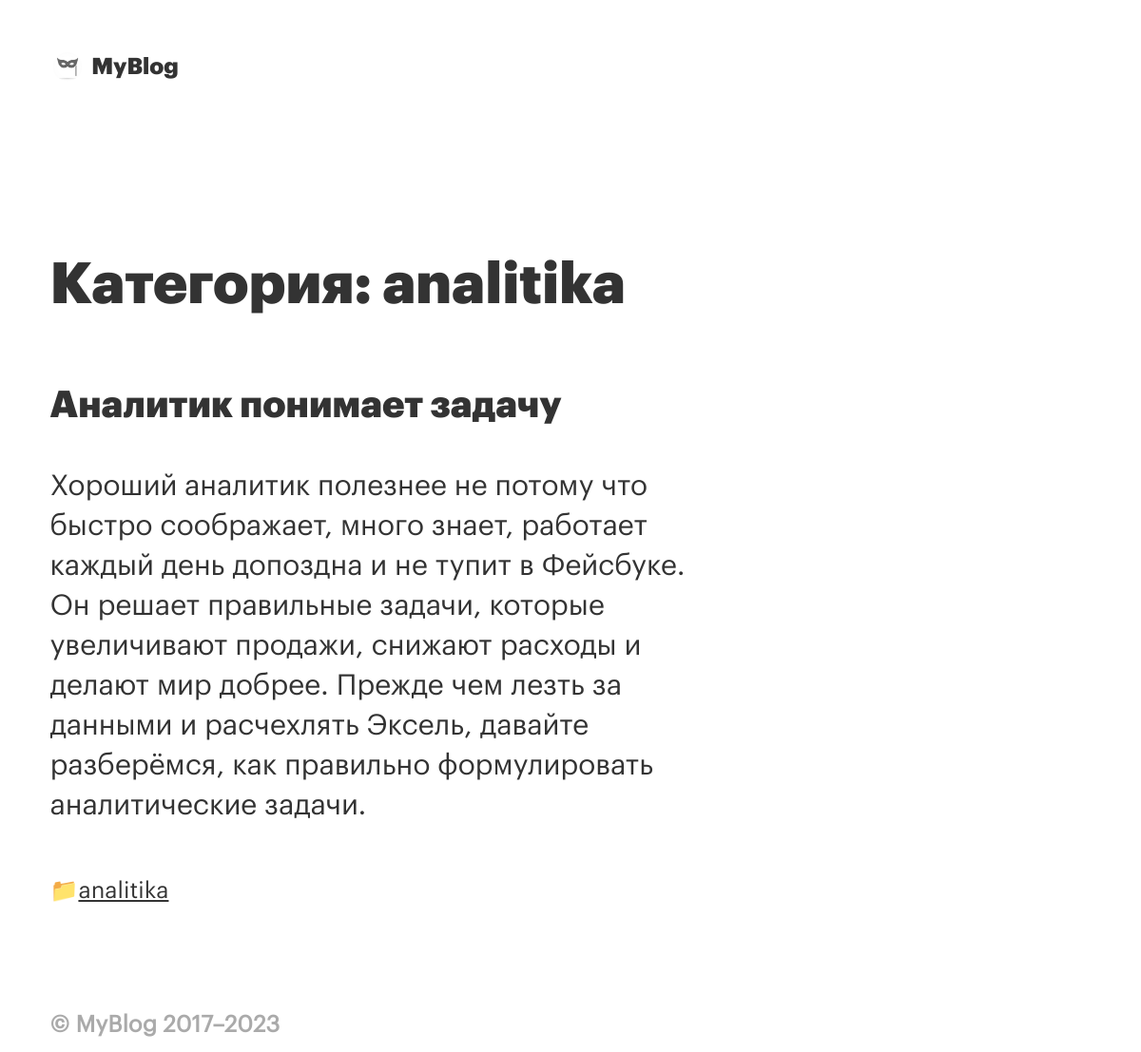
The app's page /blog/category/analitika/ with its own data.
### blog/models.py (models this page shows, shortened)
class Article(models.Model):
    title = models.CharField(max_length=255)
    summary = models.TextField()
    full_text = models.TextField()
    category = models.CharField(max_length=255)
    pubdate = models.DateTimeField()
    slug = models.CharField(max_length=255, unique=True)
    og_image = models.ImageField(upload_to='images', null=True)
    def get_absolute_url(self):
        return reverse('article_page', kwargs={'slug': self.slug})
    def get_category_url(self):
        return reverse('category_page', kwargs={'category': self.category})

### blog/views.py (the view)
# urls.py: path('blog/category/<slug:category>/', category_page,
def category_page(request, category):
    articles = Article.objects.filter(category=category)
    context = global_context | {'articles': articles, 'category': category}
    return render(request, 'category_page.html', context)

### blog/templates/category_page.html (shortened to what this page needs)
{% extends 'base.html' %}
{% load static %}
{% block page_header %}
<a href="{% url 'home_page' %}">
    <img src="{% static 'img/avatar.jpg' %}" />
    <span class="author-name">{{ author_name }}</span>
</a>
{% endblock %}
{% block content %}
    <div class="row">
        <div class="col-lg-8 col-md-12">
            <div class="article-list">
                <h1>Категория: {{ category }}</h1>
                {% for article in articles %}
                    <div class="article">
                        <h2 class="article-title">
                            <a href="{{ article.get_absolute_url }}">{{ article.title | safe }}</a>
                        <div class="article-text">{{ article.summary | safe }}</div>
                        <div class="article-footer">
                            📁<a href="{{ article.get_category_url }}">{{ article.category }}</a>
                        </div>
                    </div>
                {% endfor %}
            </div>
        </div>
    </div>
{% endblock %}

### blog/static/blog/styles.css (style rules this page uses)
html { position: relative; min-height: 100%; font-size: 18px; }
body { color: #333; font-family: graphik-regular, Arial, Helvetica, sans-serif; margin-bottom: 60px; line-height: 1.4rem; }
h1, h2, h3 { font-family: graphik-black, Arial, Helvetica, sans-serif; line-height: 1.7rem; }
h1 { font-size: 2em; }
h2 { margin-top: 2em; margin-bottom: 1em; font-size: 1.3em; }
.avatar-top a { text-decoration: none; color: #333 }
.avatar-top img { width: 32px; margin-right: .2em; clip-path: circle(15px at center); margin-top: -3px; }
.article { margin-bottom: 3em; }
.article-title { margin-bottom: 1em; }
.article-title a { text-decoration: none; color: #333; }
.article-footer { margin-top: 2em; font-size: .8em; }
.article-footer a { color: #333; text-decoration: none; text-decoration: underline; }
@media all and (min-device-width:569px) and (max-device-width: 960px) { html { font-size: 30px; } }

### records on screen
Article: title "Аналитик понимает задачу", summary "Хороший аналитик полезнее не потому что быстро соображает, много знает, работает каждый день допоздна и не тупит в Фейсбуке. Он решает правильные задачи, которые увеличивают продажи, снижают расходы и делают мир добрее. Прежде чем лезть за данными и расчехлять Эксель, давайте разберёмся, как правильно формулировать аналитические задачи.", category "analitika"

### other values on screen
{{ author_name }} "MyBlog"
{{ category }} "analitika"
